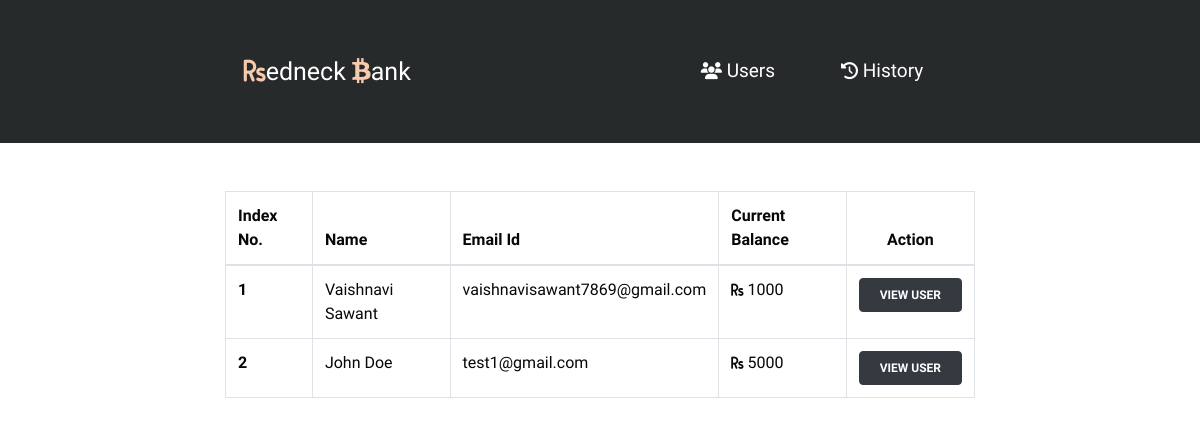
The app's page /users/, older data.
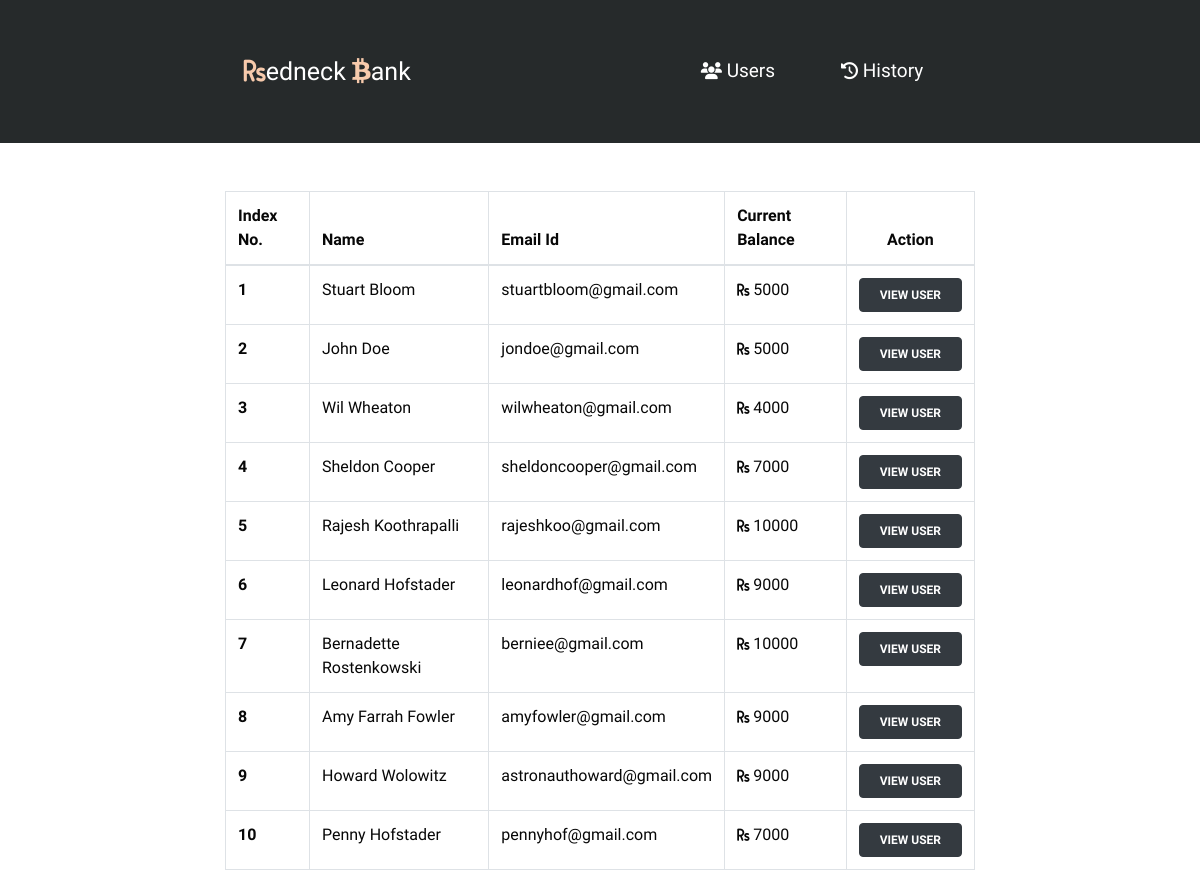
The same page, newer data.
### BS_APP/models.py (models this page shows, shortened)
class User(AbstractBaseUser, PermissionsMixin):
    full_name = models.CharField(max_length=255, null=True, blank=True)
    email = models.EmailField(_('email address'), unique=True)
    is_active = models.BooleanField(default=True)
    date_joined = models.DateTimeField(default=timezone.now)
    is_staff = models.BooleanField(default=False)
    current_balance = models.IntegerField( null=True, blank=True)
    USERNAME_FIELD = 'email'
    REQUIRED_FIELDS = []
    objects = CustomUserManager()

### BS_APP/views.py (the view)
# urls.py: path('users/',user),
def user(request):
    users = User.objects.all()
    return render(request, 'users.html',{"users": users})

### BS_APP/templates/users.html
{% extends 'base.html' %}{% load static %} {% block body %}
<div class="table-responsive container table-hover mt-5">
  <table class="table table-bordered">
    <thead>
      <tr>
        <th scope="col">Index No.</th>
        <th scope="col">Name</th>
        <th scope="col">Email Id</th>
        <th scope="col">Current Balance</th>
        <th scope="col" class="text-center">Action</th>
      </tr>
    </thead>
    <tbody>
      {% for u in users %}
      <tr>
        <th scope="row">{{ forloop.counter }}</th>
        <td>{{ u.full_name }}</td>
        <td>{{ u.email }}</td>
        <td><i class="fas fa-rupee-sign rupee"></i> {{ u.current_balance }}</td>
        <td class="text-center">
          <a href="/transfer/{{ u.id }}" class="badge btn btn-dark view-user"
            >View user</a
          >
        </td>
      </tr>
      {% endfor %}
    </tbody>
  </table>
</div>
{% endblock %}

### BS_APP/templates/base.html (shortened to what this page needs)
{% load static %}
<!DOCTYPE html>
<html lang="en">
  <head>
    <link rel="stylesheet" href="{% static 'css/style.css'%}" />
    <link
      rel="stylesheet"
      href="https://maxcdn.bootstrapcdn.com/bootstrap/4.0.0/css/bootstrap.min.css"
    />
    <link
      href="https://stackpath.bootstrapcdn.com/font-awesome/4.7.0/css/font-awesome.min.css"
      rel="stylesheet"
    />
    <link rel="stylesheet" href="https://unpkg.com/aos@next/dist/aos.css" />
  </head>
  <body class="base">
    <div class="container-fluid" style="background-color: #262a2b">
      <nav
        class="navbar navbar-expand-lg container p-4"
        data-aos="slide-down"
        data-aos-duration="1000"
      >
        <a class="navbar-brand" href="/"
          ><i class="fas fa-rupee-sign" style="color: #f7caac"></i
          >edneck&nbsp;<i class="fab fa-btc" style="color: #f7caac"></i>ank</a
        >
        <div class="collapse navbar-collapse" id="navbarSupportedContent">
          <ul class="navbar-nav ml-auto">
            <li class="nav-item">
              <a class="nav-link users" href="/users/"
                ><i class="fas fa-users" style="font-size: 17px"></i> Users
              </a>
            </li>
            <li class="nav-item">
              <a class="nav-link" href="/history/"
                ><i class="fas fa-history" style="font-size: 17px"></i>
                History</a
              >
            </li>
          </ul>
        </div>
      </nav>
    </div>
    <div>{% block body %}{% endblock %}</div>
  </body>
</html>

### BS_APP/static/css/style.css (style rules this page uses)
* { font-family: "Varela", sans-serif; }
body { -webkit-background-size: cover; -moz-background-size: cover; background-size: cover; -o-background-size: cover; background-color: #262a2b !important; color: #fff !important; margin-bottom: 150px; }
.base { background-color: #fff !important; color: #070707 !important; }
* { margin: 0; padding: 0; list-style: none; text-decoration: none; }
.container { width: 65% !important; max-width: 95% !important; }
a { text-decoration: none !important; }
.navbar-brand { color: #fff; font-size: 25px !important; }
.nav-link { color: #fff; font-size: 19px; padding: 33px !important; }
.view-user { text-decoration: none !important; padding: 10px 20px !important; text-transform: uppercase !important; border-radius: none !important; }
.rupee { font-size: 14px !important; }

Row changes from the older to the newer data that the page shows:
changed User: full_name "Vaishnavi Sawant" → "Stuart Bloom"; email "vaishnavisawant7869@gmail.com" → "stuartbloom@gmail.com"; current_balance "1000" → "5000"
changed User "John Doe": email "test1@gmail.com" → "jondoe@gmail.com"
added User: full_name "Wil Wheaton", email "wilwheaton@gmail.com", current_balance "4000"
added User: full_name "Sheldon Cooper", email "sheldoncooper@gmail.com", current_balance "7000"
added User: full_name "Rajesh Koothrapalli", email "rajeshkoo@gmail.com", current_balance "10000"
added User: full_name "Leonard Hofstader", email "leonardhof@gmail.com", current_balance "9000"
added User: full_name "Bernadette Rostenkowski", email "berniee@gmail.com", current_balance "10000"
added User: full_name "Amy Farrah Fowler", email "amyfowler@gmail.com", current_balance "9000"
added User: full_name "Howard Wolowitz", email "astronauthoward@gmail.com", current_balance "9000"
added User: full_name "Penny Hofstader", email "pennyhof@gmail.com", current_balance "7000"
